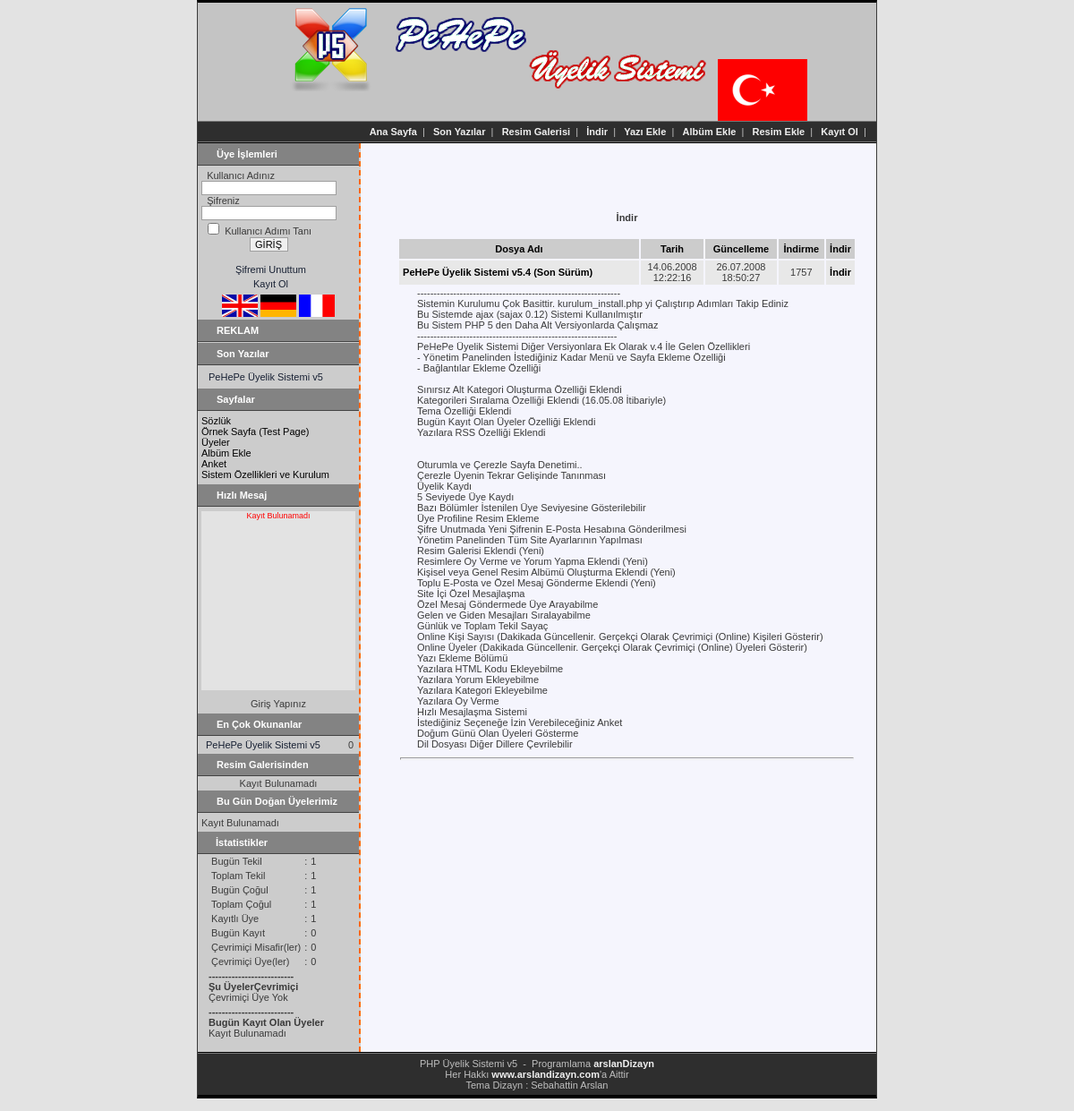
The app's page /?sayfa=indir with its own data.
### tables this page shows
CREATE TABLE `u_dosyalar` (
  `dosyano` int(5) NOT NULL auto_increment,
  `dosyaadi` varchar(100) NOT NULL,
  `dosyayolu` varchar(100) NOT NULL,
  `dosyadeneme` varchar(100) NOT NULL,
  `dosyaaciklama` text NOT NULL,
  `dosyakayittarih` datetime NOT NULL default '0000-00-00 00:00:00',
  `dosyaduzentarih` datetime NOT NULL default '0000-00-00 00:00:00',
  `dosyaindirsayi` int(10) NOT NULL default '0',
  `dosyaonay` enum('E','H') NOT NULL default 'E',
  PRIMARY KEY  (`dosyano`)
);

### www/dil/tr.php (called while the page is built, shortened)
<?php
$dil                                              = array();
$dil['keywords']                                  = 'PHP, MySQL, PeHePe Üyelik Sistemi, PHP Üyelik Sistemi';
$dil['description']                               = 'PHP ve MySQL Kullanılarak Yapılmış Üyelik Sistemi';
$dil['IsaretliAlanlariBosBirakmayiniz']           = '* İşaretli Alanları Boş Bırakmayınız';
$dil['IslemIcinGirisGerekli']                     = '! Bu İşlem İçin Üye Olmalı  ve/veya Giriş Yapmalısınız';
$dil['IslemIcinCikisGerekli']                     = 'Bu İşlem İçin Çıkış Yapmanız Gerekiyor';
$dil['IslemBasarisiz']                            = 'İşlem Başarısız';
$dil['IslemTamamlandi']                           = 'İşlem Tamamlandı';
$dil['Gonder']                                    = 'Gönder';
$dil['GirisYapiniz']                              = 'Giriş Yapınız';
$dil['IslemIcinBeklemenizGerekiyor']              = 'Bu İşlem İçin [1] Dakika Beklemeniz Gerekiyor';
$dil['BaslikKarakterIzin']                        = 'Başlık İçin [1] Karakter Kullanabilirsiniz';
$dil['YaziKarakterIzin']                          = 'Yazı İçin [1] Karakter Kullanabilirsiniz';
$dil['AnaSayfa']                                  = 'Ana Sayfa';
$dil['Yazilar']                                   = 'Yazılar';
$dil['KayitBulunamadi']                           = 'Kayıt Bulunamadı';
$dil['Duzenle']                                   = 'Düzenle';
$dil['KAYDET']                                    = 'KAYDET';
$dil['UyeSeviyeYetersiz']                         = 'Bu Bölümü <u>[1]</u> Ve Daha Üst Seviyedeki Üyeler Kullanabilir';
$dil['IslemGecersiz']                             = 'İşlem Geçersiz';
$dil['KayitIslemiTamamlandi']                     = 'Kayıt İşlemi Tamamlandı';
$dil['DuzenlemeIslemiTamamlandi']                 = 'Düzenleme İşlemi Tamamlandı';
$dil['YoneticiOnayiGerekiyor']                    = 'Yönetici Onayından Sonra Aktif Olacaktır';
$dil['ResimAdiGecersiz']                          = 'Resim Adı Geçersiz';
$dil['ResimGecersiz']                             = 'Resim Geçersiz';
$dil['ResimYuklemeBasarisiz']                     = 'Resim Yükleme Başarısız';
$dil['ResimUzantisiGecersiz']                     = 'Resim Uzantısı Geçersiz';
$dil['ResimBoyutuBuyuk']                          = 'Resim Boyutu Büyük';
$dil['ResimEbatlariBuyuk']                        = 'Resim Ebatları Büyük';
$dil['LutfenBekleyiniz']                          = 'Lütfen Bekleyiniz';
$dil['ResimYuklendi']                             = 'Resminiz Yüklendi';
$dil['KlasorBulunamadi']                          = 'Klasör Geçersiz';
$dil['SilinmisUye']                               = 'Silinmiş Üye';
$dil['Tamam']                                     = 'Tamam';
$dil['Yardim']                                    = 'Yardım';
$dil['GeriDon']                                   = 'Geri Dön';
$dil['IPEngellendi']                              = 'Bu IP Adresi Aşağıdaki Sebepten Engellenmiştir';
$dil['Sonraki']                                   = 'Sonraki';
$dil['Onceki']                                    = 'Önceki';
$dil['ARAMA_SONUCLARI']                           = 'ARAMA SONUÇLARI';
$dil['Aciklama']                                  = 'Açıklama';
$dil['Onay']                                      = 'Onay';
$dil['Onaysiz']                                   = 'Onaysız';
$dil['Onayla']                                    = 'Onayla';
$dil['Onayli']                                    = 'Onaylı';
$dil['Kaldir']                                    = 'Kaldır';
$dil['Uyeler']                                    = 'Üyeler';
$dil['UyeIslemleri']                              = 'Üye İşlemleri';
$dil['KullaniciAdiniz']                           = 'Kullanıcı Adınız';
$dil['Sifreniz']                                  = 'Şifreniz';
$dil['BeniTani']                                  = 'Kullanıcı Adımı Tanı';
$dil['GIRIS']                                     = 'GİRİŞ';
$dil['KayitOl']                                   = 'Kayıt Ol';
$dil['SifremiUnuttum']                            = 'Şifremi Unuttum';
$dil['HosGeldiniz']                               = 'Hoş Geldiniz';
$dil['UyelikBilgilerim']                          = 'Üyelik Bilgilerim';
$dil['GelenMesajlarim']                           = 'Gelen Mesajlarım';
$dil['GidenMesajlarim']                           = 'Giden Mesajlarım';
$dil['OzelMesajGonder']                           = 'Özel Mesaj Gönder';
$dil['Cikis']                                     = 'Çıkış';
?>

### www/icerik/vt.inc.php (called while the page is built, shortened)
<?php
class Baglanti
{
  private $sunucu   = 'localhost';
  private $kuladi   = 'root';
  private $sifre    = '1234';
  private $vtadi    = 'uyelik5';
	private $vt;
	private $result;
  function __construct()
  {
    try
    {
		  $this->vt = @ mysqli_connect($this->sunucu,$this->kuladi,$this->sifre,$this->vtadi);
			$this->db = @ mysqli_select_db($this->vt,$this->vtadi);
    }
    catch (Exception $e)
    {
      die($e->getMessage());
			exit;
    }
  }
  public function query($query,$goster=1)
  {
    try
    {
      $this->result = @ mysqli_query($this->vt,$query);
      if ( !$this->result )
      {
        throw new Exception ('Sorgu Hatasi : ('.mysqli_error($this->vt).')');
        exit;
      } else {
        return true;
      }
    }
    catch (Exception $e)
    {
      die($e->getMessage());
      exit;
    }
  }
	public function fetchObject()
	{
	  return ( @mysqli_fetch_object($this->result) );
	}
}
?>

### www/icerik/sev.inc.php (called while the page is built, shortened)
<?php
require_once("fonk.inc.php");
$fonk = new Fonksiyon();
?>

### www/icerik/fonk.inc.php (called while the page is built, shortened)
<?php
class Fonksiyon
{
  public function duzgun_tarih_saat($tarihsaat,$deger=false)
  {
    if ($deger)
    {
      @list($yil,$ay,$gun,$saat,$dakika,$saniye) = split('[-\ \:]',$tarihsaat);
      return "$gun.$ay.$yil $saat:$dakika:$saniye";
    } else {
      @list($yil,$ay,$gun) = explode('-',$tarihsaat);
      return "$gun.$ay.$yil";
    }
  }
}
?>

### www/sayfa/indir.php (the view, shortened to what this page needs)
<?php
try {
@ $indir = intval($_GET['indir']);
$indirdb = new Baglanti();
if (empty($indir))
{
?>
<p>&nbsp;</p>
<p>&nbsp;</p>
<table width="100%" align="center">
  <tr>
    <td>
      <table align="center" width="100%">
        <tr>
          <td align="center" colspan="5"><h4><?php echo $dil['Indir']; ?></h4></td>
        </tr>
        <tr class="tablobaslik">
          <td height="20" align="center" nowrap="nowrap"><b><?php echo $dil['DosyaAdi']; ?></b></td>
          <td height="20" align="center" nowrap="nowrap"><b><?php echo $dil['Tarih']; ?></b></td>
          <td height="20" align="center" nowrap="nowrap"><b><?php echo $dil['Guncelleme']; ?></b></td>
          <td height="20" align="center" nowrap="nowrap"><b><?php echo $dil['Indirme']; ?></b></td>
          <td height="20" align="center" nowrap="nowrap"><b><?php echo $dil['Indir']; ?></b></td>
        </tr>
        <?php
        $indirdb->query("SELECT dosyano,dosyaadi,dosyayolu,dosyadeneme,dosyaaciklama,dosyakayittarih,dosyaduzentarih,dosyaindirsayi FROM ".TABLO_ONEKI."dosyalar WHERE dosyaonay='E' ORDER BY dosyakayittarih DESC");
        while($indirveri = $indirdb->fetchObject())
        {
          echo '<tr class="renk2">
          <td align="left" height="25" nowrap="nowrap">&nbsp;<a href="'.$indirveri->dosyadeneme.'" title="Deneyiniz"><b>'.$indirveri->dosyaadi.'</b></a></td>
	      <td align="center" nowrap="nowrap">'.str_replace(' ','<br />',$fonk->duzgun_tarih_saat($indirveri->dosyakayittarih,true)).'</td>
	      <td align="center" nowrap="nowrap">'.str_replace(' ','<br />',$fonk->duzgun_tarih_saat($indirveri->dosyaduzentarih,true)).'</td>
	      <td align="center" nowrap="nowrap">'.$indirveri->dosyaindirsayi.'</td>
		  <td align="center" nowrap="nowrap"><a href="?sayfa=indir&indir=2&no='.$indirveri->dosyano.'" title="'.$dil['Indir'].'"><b>'.$dil['Indir'].'</b></a></td>
          </tr>
					<tr><td align="left" colspan="5" style="padding-left:20px">'.nl2br($indirveri->dosyaaciklama).'</td></tr>
					<tr><td align="center" colspan="5"><hr /></td></tr>';
        }
        ?>
        <tr>
          <td colsap="5" height="50">&nbsp;</td>
        </tr>
        <tr>
          <td align="center" colspan="5">
          <br />
          <br />
          </td>
        </tr>
      </table>
    </td>
  </tr>
</table>
<?php
}
}
catch (Exception $e)
{
?>
  <table align="center" cellpadding="0" cellspacing="0" width="85%">
    <tr>
      <td align="center">
        <?php echo $fonk->hata_mesaj($e->getMessage(),$hata,'<a href="index.php">'.$dil['Tamam'].'</a>'); ?>
      </td>
    </tr>
  </table>
<?php
}
?>

### www/tema/tema1/stil.css (style rules this page uses)
body { font-size: 12px; margin: 0px; color: #3a3a3a; font-family: Tahoma, Verdana, arial, Helvetica, sans-serif; background-color: #e3e3e3 }
a { color: #000000; text-decoration: none; cursor:pointer; }
hr { color: #000000; height: 1px }
p { font-size: 11px }
td { font-size: 11px }
.anatablo { border-left:solid 1px; border-right:solid 1px; width:760px }
.ana { border-top: #000000 1px solid; border-bottom: #000000 1px solid }
.ust { background-color: #c4c4c4 }
.ustmenu { padding-right: 5px; border-top: #777777 1px solid; padding-left: 5px; padding-bottom: 5px; color: #c0c0c0; padding-top: 5px; border-bottom: #777777 1px solid; background-color: #2e2e2e }
.ustmenu a { color: #efefef }
.ortaalan { background-color: #f5f5fd }
.solmenu { background-color:#cccccc }
.solmenubaslik { padding-right: 2px; background-position: left 50%; padding-left: 17px; font-weight: bold; font-size: 11px; background-image: url(images/cat_ic.gif); padding-bottom: 2px; color: #ffffff; padding-top: 2px; border-bottom: #434343 1px solid; background-repeat: no-repeat; background-color: #838383 }
.menu a { border: #cccccc 1px solid; padding-right: 3px; display: block; padding-left: 7px; padding-bottom: 1px; color: #172033; padding-top: 1px; }
.tablobaslik { color: #000000; background-color: #cccccc }
.renk2 { background-color: #e8e8e8 }
.altbolum { padding-right: 5px; border-top: #777777 1px solid; padding-left: 5px; padding-bottom: 5px; color: #c0c0c0; padding-top: 5px; border-bottom: #000000 1px solid; background-color: #2e2e2e }
.altbolum a { color: #efefef; text-decoration: none }
form { font-size: 11px; font-family: Tahoma,Verdana,arial,Helvetica,sans-serif }
#hizliMesaj { background-color:#e3e3e3; font-family:Verdana, Arial, Helvetica, sans-serif; font-size : 9px; border-top-width:1px; border-bottom-width:1px; border-top-color: #D4D0C8; border-bottom-color: #FFFFFF; text-align:left; overflow:auto; color:#000000; }

### records on screen
u_dosyalar: dosyaadi "PeHePe Üyelik Sistemi v5.4 (Son Sürüm)", dosyakayittarih "14.06.2008 12:22:16", dosyaduzentarih "26.07.2008 18:50:27", dosyaindirsayi "1757", dosyaaciklama "-------------------------------------------------------------- Sistemin Kurulumu Çok Basittir. kurulum_install.php yi Çalıştırıp Adımları Takip Ediniz Bu Sistemde ajax (sajax 0.12) Sistemi Kullanılmıştır Bu Sistem PHP 5 den Daha Alt Versiyonlarda Çalışmaz ------------------------------------------------------------- PeHePe Üyelik Sistemi Diğer Versiyonlara Ek Olarak v.4 İle Gelen Özellikleri - Yönetim Panelinden İstediğiniz Kadar Menü ve Sayfa Ekleme Özelliği - Bağlantılar Ekleme Özelliği Sınırsız Alt Kategori Oluşturma Özelliği Eklendi Kategorileri Sıralama Özelliği Eklendi (16.05.08 İtibariyle) Tema Özelliği Eklendi Bugün Kayıt Olan Üyeler Özelliği Eklendi Yazılara RSS Özelliği Eklendi…"

### other values on screen
$dil['KullaniciAdiniz'] "Kullanıcı Adınız"
$dil['Sifreniz'] "Şifreniz"
$dil['BeniTani'] "Kullanıcı Adımı Tanı"
$dil['SifremiUnuttum'] "Şifremi Unuttum"
$dil['KayitOl'] "Kayıt Ol"
$dil['KayitBulunamadi'] "Kayıt Bulunamadı"
$dil['Indir'] "İndir"
$dil['DosyaAdi'] "Dosya Adı"
$dil['Tarih'] "Tarih"
$dil['Guncelleme'] "Güncelleme"
$dil['Indirme'] "İndirme"
